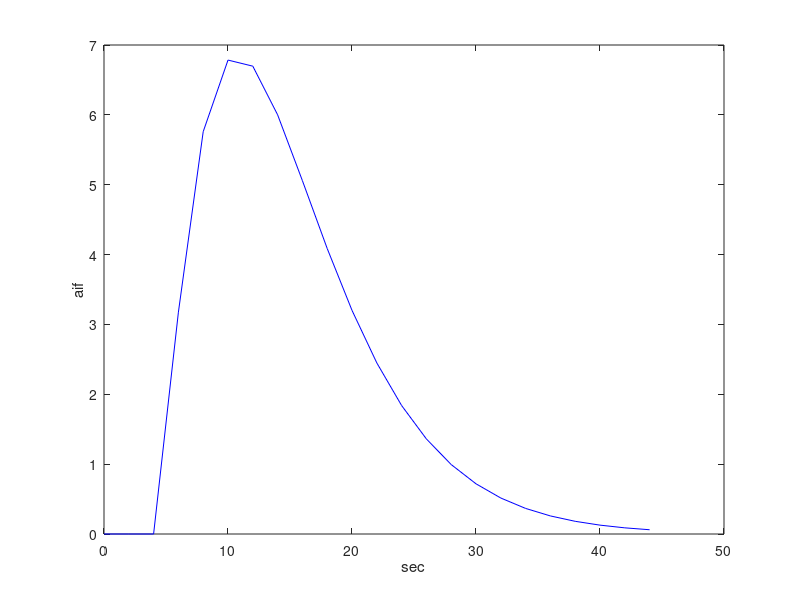

MATLAB code to generate this figure: (Note: this script raises an error after producing the figure.)
clear all
close all
clc


%% Choose Excitation Angle
FAType = {'OED','Const'};
idoed = 1;
idcst = 2;

% load synthetic data
Nspecies = 2
Ntime = 23

% extract timehistory info
num_trials = 25;

TR = 2;
TR_list = (0:(Ntime-1))*TR;

% plot gamma
jmA0    = 100.
jmalpha = 2.5
jmbeta  = 4.5
jmt0    = 4
%jmaif   = jmA0 * (TR_list- jmt0  ).^jmalpha .* exp(-(TR_list- jmt0 )/jmbeta);
jmaif   = jmA0  * gampdf(TR_list - jmt0  , jmalpha , jmbeta);
figure(5)
plot(TR_list,jmaif ,'b')
ylabel('aif')
xlabel('sec')

% init params
initT1a = 30;
initT1b = 25;
initKpl = 0.15;
kve = 0.05;
ve = 1.00;
VIF_scale_fact = [jmA0;0];
opts = optimset('lsqcurvefit');
opts.TolFun = 1e-09;
opts.TolX = 1e-09;
opts.Display = 'off';

%for idesign = 1:numel(FAType)
for idesign = 2:2
    switch (FAType{idesign})
    case('Const') 
            params = struct('t0',[jmt0;0],'gammaPdfA',[jmalpha;1],'gammaPdfB',[jmbeta;1],...
                'scaleFactor',VIF_scale_fact,'T1s',[initT1a,initT1b],'ExchangeTerms',[0,initKpl;0,0],...
                'TRList',TR_list,'PerfusionTerms',[kve,0],'volumeFractions',ve,...
                'fitOptions', opts);
            params.FaList = 20*pi/180*ones(2,Ntime);
            params.FaList(2,:) = 15*pi/180*ones(1,Ntime);
    case('OED') 
            % load oed results
            params = struct('t0',[jmt0;0],'gammaPdfA',[jmalpha;1],'gammaPdfB',[jmbeta;1],...
                'scaleFactor',VIF_scale_fact,'T1s',[initT1a,initT1b],'ExchangeTerms',[0,initKpl;0,0],...
                'TRList',prashantoedresults.opt_res.TRList_opt,'PerfusionTerms',[kve,0],'volumeFractions',ve,...
                'fitOptions', opts);
            params.FaList = prashantoedresults.opt_res.FA_opt;
    end
    %% evaluate walker model
    model = HPKinetics.NewMultiPoolTofftsGammaVIF();
    M0 = [0,0];
    [t_axis,walkerMxy,walkerMz] = model.compile(M0.',params);
    
    % setup optimization variables
    kpl = initKpl;
    kveqp =   kve/ ve ;
    T1P = initT1a;
    T1L = initT1b;
    A0  = jmA0;
    
    statevariable  = zeros([Nspecies,Ntime]);


    disp('build constraints')
    disp('expm not available for AD.... ')
    disp('TODO: verify matrix exponent impelmented with sylvester formula')
    statevariable(:,1 )=0;
    for iii = 1:Ntime-1
      disp([Nspecies*(iii-1)+1 , Nspecies*(iii-1)+2 ,Ntime* Nspecies])
      klpqp =    0 ;     % @cmwalker where do I get this from ? 
      %A = [-1/T1P - kpl - kveqp,  klpqp; kpl, -1/T1L - klpqp];
      %[V,D] = eig(A);
      %traceA = A(1,1) + A(2,2);
      %detA = A(1,1)*A(2,2) - A(1,2)*A(1,2)  ;
      %lambda1 =traceA  + sqrt(traceA*traceA - 4 * detA) ;
      %lambda2 =traceA  - sqrt(traceA*traceA - 4 * detA) ;
      %V = [ A(1,2), A(2,2) - lambda2 ; A(1,1) - lambda1 ,-A(2,1)]; 
      %Vinv = 1/(V(2,2)* V(1,1)  -V(2,1)* V(1,2))*[V(2,2), -V(2,1); -V(1,2), V(1,1)];
      %expATR = V*[exp(lambda1 * TR) 0 ; 0 exp(lambda2 * TR)]*Vinv;
      % 
      currentTR = params.TRList(iii+1) - params.TRList(iii);
      nsubstep = 5;
      deltat = currentTR /nsubstep ;
      integratedt = [params.TRList(iii):deltat:params.TRList(iii+1)] +deltat/2  ;
      integrand = A0 *gampdf(integratedt(1:nsubstep )'-jmt0,jmalpha,jmbeta) ;
      % >> syms a  kpl d currentTR    T1P kveqp T1L 
      % >> expATR = expm([a,  0; kpl, d ] * currentTR )
      % 
      % expATR =
      % 
      % [                                     exp(a*currentTR),                0]
      % [(kpl*exp(a*currentTR) - kpl*exp(currentTR*d))/(a - d), exp(currentTR*d)]
      % 
      % >> a = -1/T1P - kpl - kveqp
      % >> d = -1/T1L
      % >> eval(expATR)
      % 
      % ans =
      % 
      % [                                                              exp(-currentTR*(kpl + kveqp + 1/T1P)),                   0]
      % [(kpl*exp(-currentTR/T1L) - kpl*exp(-currentTR*(kpl + kveqp + 1/T1P)))/(kpl + kveqp - 1/T1L + 1/T1P), exp(-currentTR/T1L)]
      %    
      %expATR = fcn2optimexpr(@expm,A*currentTR );
      % A = [-1/T1P - kpl - kveqp,  0; kpl, -1/T1L ];
      expATR = [ exp(-currentTR*(kpl + kveqp + 1/T1P)),                   0; (kpl*exp(-currentTR/T1L) - kpl*exp(-currentTR*(kpl + kveqp + 1/T1P)))/(kpl + kveqp - 1/T1L + 1/T1P), exp(-currentTR/T1L)];
      % mid-point rule integration
      aifterm = kveqp * deltat * [ exp((-1/T1P - kpl - kveqp)*deltat*[.5:1:nsubstep] );
    (kpl*exp((-1/T1P - kpl - kveqp)*deltat*[.5:1:nsubstep] ) - kpl*exp(-1/T1L *deltat*[.5:1:nsubstep] ))/((-1/T1P - kpl - kveqp) + 1/T1L )] * integrand ;
      %statevariable(:,iii+1) =  expATR *( statevariable(:,iii ))   + aifterm     ;
      %statevariable(:,iii+1) =  cos(params.FaList(:,iii+1)).* statevariable(:,iii+1);
      statevariable(:,iii+1) =  expATR *( cos(params.FaList(:,iii)).* statevariable(:,iii ))   + aifterm     ;
    end
end 
% state2 = expA         state1 + aif
% state2 = cos FA2 state2 
% state3 = expA         state2 + aif  ==>   state3 = expA  cos FA2 (expA state1 + aif) + aif  
% state3 = cos FA3 state3 
% state4 = expA         state3 + aif
% state4 = cos FA4 state4 

% state2 = expA cos FA1 state1 + aif
% state3 = expA cos FA2 state2 + aif  ==>   state3 = expA cos FA2 (expA cos FA1 state1 + aif) + aif 
% state4 = expA cos FA3 state3 + aif
    figure(3)
    plot(params.TRList,walkerMz(1,:),'b--',params.TRList,walkerMz(2,:),'k--')
    hold
    plot(params.TRList,cos(params.FaList(1,:)).*statevariable(1,:),'b',params.TRList,cos(params.FaList(2,:)).*statevariable(2,:),'k')
    params.ExchangeTerms(1,2) = .75
    [t_axis,walkerMxyhigh,walkerMzhigh] = model.compile(M0.',params);
    plot(params.TRList,walkerMzhigh(1,:),'g--',params.TRList,walkerMzhigh(2,:),'r--')
    params.ExchangeTerms(1,2) = .05
    [t_axis,walkerMxylow,walkerMzlow] = model.compile(M0.',params);
    plot(params.TRList,walkerMzlow(1,:),'g',params.TRList,walkerMzlow(2,:),'r')

    
